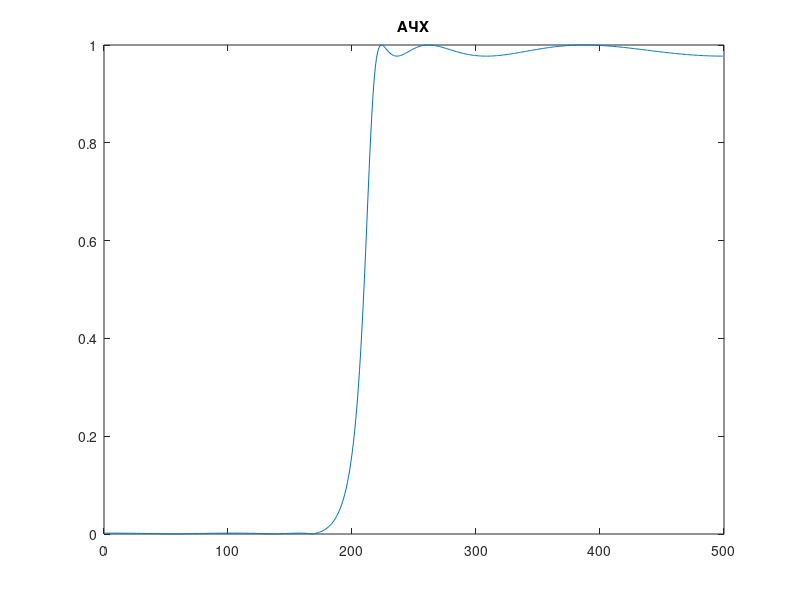
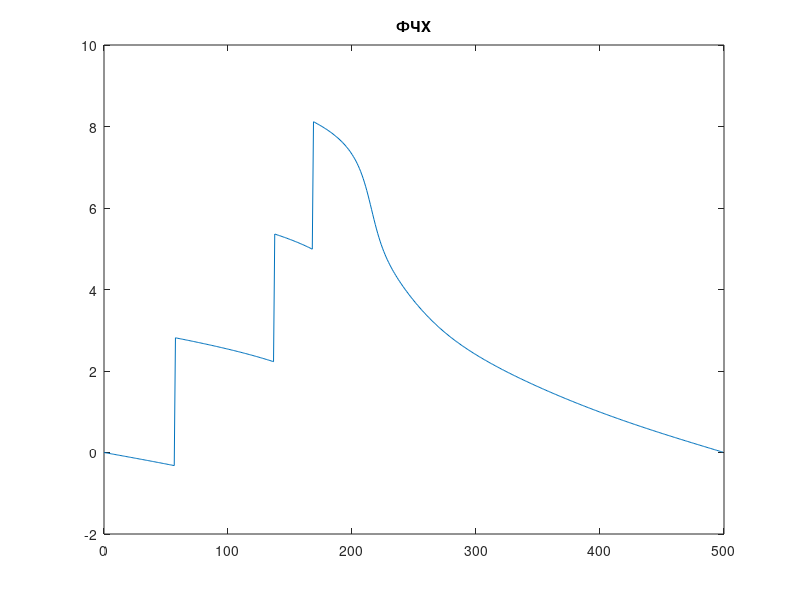
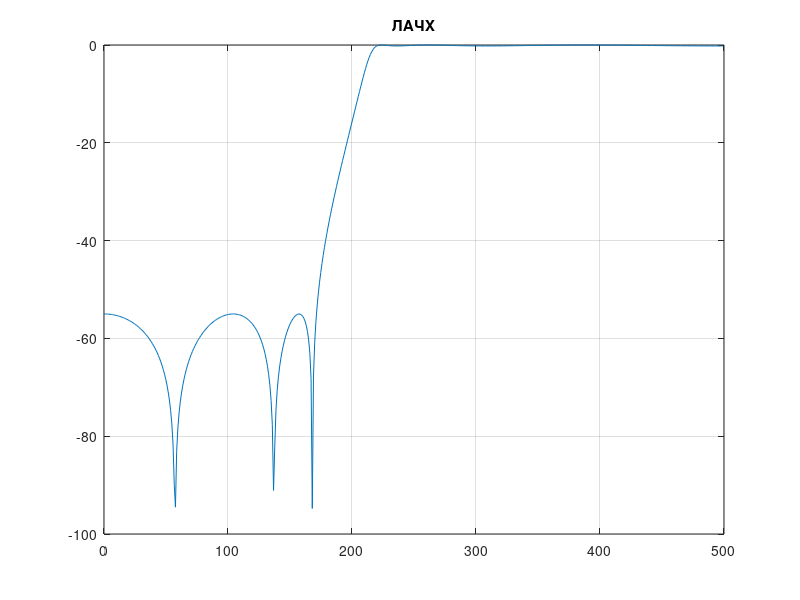
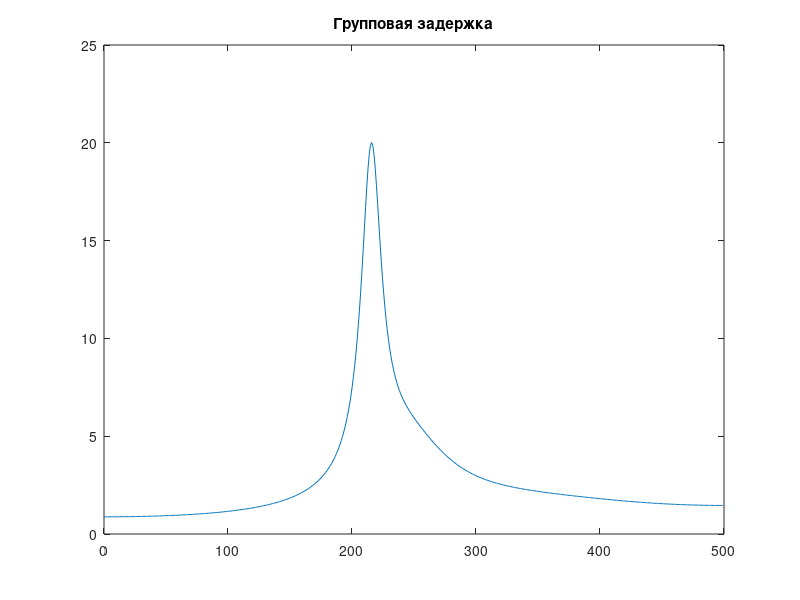

The MATLAB script that drew these images, in order: (Note: this script raises an error after producing the figures.)
Fd = 1000;
Fp = 220;
Fs = 150;
Rp = 0.2;
Rs = 55;
%Нормализуем частоты
Fd2 = Fd / 2;
Wp = Fp / Fd2;
Ws = Fs / Fd2;

%1.1 Составить программу расчета БИХ-фильтра
[n, Wn] = ellipord(Wp, Ws, Rp, Rs);
[b, a] = ellip(n, Rp, Rs, Wn, 'high');

%1.2 Построить частотные характеристики
[h, w] = freqz(b, a); %частотная характеристика
ff = w / pi * Fd2;
figure(1);
plot(ff, abs(h));
title('АЧХ');
figure(2);
plot(ff, unwrap(angle(h)));
title('ФЧХ');
figure(3)
plot(ff, 20 * log10(abs(h)));
grid;
title('ЛАЧХ');
gd = grpdelay(b, a);
figure(4)
plot(ff, gd);
title('Групповая задержка');

%1.3 Построение импульсной и временной хрт
figure(5);
impz(b, a);
title('Импульсная характеристика');
figure(6);
stepz(b, a);
title('Временная характеристика');

%Реакция фильтра на синусоидальный сигнал
%Из полосы пропускания
nn = (0:99);
f1 = 300;
x1 = sin(2*pi*f1*nn/Fd);
y1 = filter(b, a, x1);
figure(7)
plot(nn,x1,nn,y1);
title('Из полосы пропускания');

f2 = 100;
x1 = sin(2*pi*f2*nn/Fd);
y1 = filter(b, a, x1);
figure(8)
plot(nn,x1,nn,y1);
title('Из полосы непропускания');

[sos, g] = tf2sos(b,a)
[r p k] = residuez(b, a);
Bi=[ ; ];
Ai =[ ; ];

for i = 1: 2 : floor(n/2)*2;
 [bi ai] = residuez(r(i : i+1), p(i : i+1), 0);
 Bi((i+1)/2, :) = bi;
 Ai((i+1)/2, :) = ai;
end
Bi
Ai
b
a
k